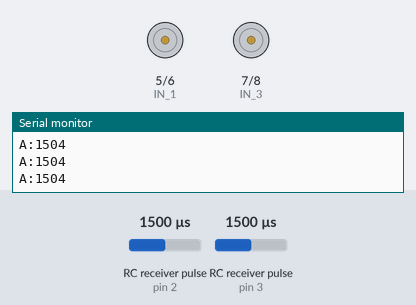
The sketch below on a simulated Arduino Nano, built with avr-gcc and run on an emulated ATmega328P. Shown: motor-driver pin pairs drawn as motors (green arrow = first pin HIGH = forward, orange = second pin HIGH = backward, longer = more drive, scaled by the enable pin), the last lines printed to the serial monitor. Wiring (inferred from the names in the program): 2 × RC receiver channel: data pin 2 / data pin 3. The test bench sets the inputs (shaded band); at power-on: RC receiver pulse (sensors on pin 3, pin 2) 1500 µs.

Above: at 1.2 s.
1.3 s: RC receiver pulse (sensor on pin 3) set to 1405 µs
2.8 s: RC receiver pulse (sensor on pin 3) set to 1395 µs
At 4.08 s:
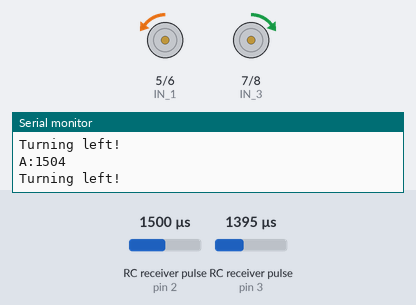
5.8 s: RC receiver pulse (sensor on pin 2) set to 1020 µs
At 6.94 s:
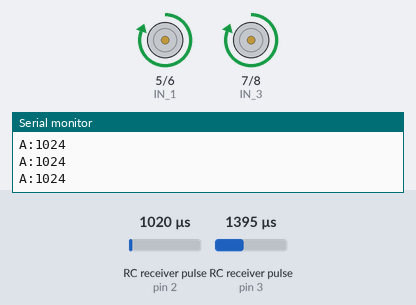
8.4 s: RC receiver pulse (sensor on pin 2) set to 1065 µs
11.4 s: RC receiver pulse (sensor on pin 2) set to 1348 µs
14.4 s: RC receiver pulse (sensor on pin 2) set to 1364 µs
At 19.68 s:
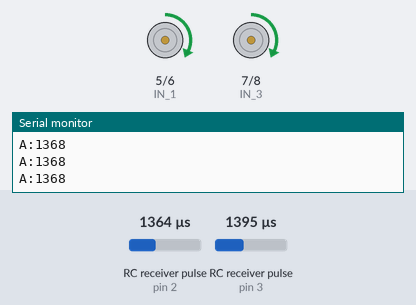
Timing chart, 0 to 27.4 s (numbered marks = the images above; inputs shaded):
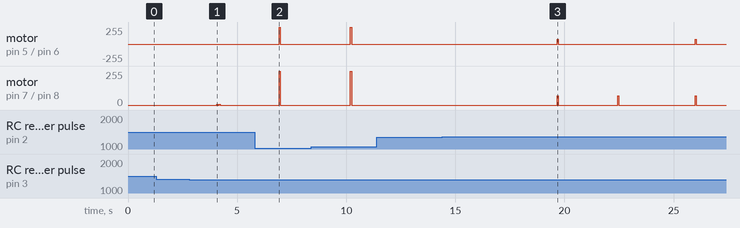

Measured:
- the behaviour switches between 1396 and 1395 µs on RC receiver pulse (sensor on pin 3) (found by bisection; images 0 and 1)
- the behaviour switches between 1363 and 1364 µs on RC receiver pulse (sensor on pin 2) (found by bisection; images 2 and 3)
- after the input at 2.8 s, motor on pin 5 (IN_1) / pin 6 (IN_2): alternates backward 4/255 for 0.05 s and stopped for 0.05 s, 4 changes in all, then stays stopped, starting after 1.3 s; motor on pin 7 (IN_3) / pin 8 (IN_4): alternates forward 4/255 for 0.05 s and stopped for 0.05 s, 4 changes in all, then stays stopped, starting after 1.3 s

The sketch:

BattleBotBrainV3Advanced.ino
```cpp
/*------------------------------------------------------------------------------
Description
------------------------------------------------------------------------------*/

/*
 * Advanced battle bot control system.
 * Features turn-while-moving as well as turn-in-place.
 * Interrupt based pwm control.
 */

/*
 * Hardware requirements:
 * Arduino Nano (change pins for other layouts)
 *   - Must have 2+ interrupt pins
 */

/* TODO list:
 * Convert to Pro Micro
 * Merge claw code
 */

/*------------------------------------------------------------------------------
Config
------------------------------------------------------------------------------*/

// Serial debug
#define debug_baud 115200

// Claw weaponry


// Forward-Backward steering
#define THROTTLE_SIGNAL_IN_A 0      // INTERRUPT 0 = DIGITAL PIN 2 - use the interrupt number in attachInterrupt
#define THROTTLE_SIGNAL_IN_A_PIN 2  // INTERRUPT 0 = DIGITAL PIN 11 - use the PIN number in digitalRead
#define NEUTRAL_THROTTLE_A 1488     // this is the duration in microseconds of neutral throttle on an electric RC Car
#define maxForward 1230
#define maxBack 1750

// Left-Right steering
#define THROTTLE_SIGNAL_IN_B 1      // INTERRUPT 1 = DIGITAL PIN 3 - use the interrupt number in attachInterrupt
#define THROTTLE_SIGNAL_IN_B_PIN 3  // INTERRUPT 1 = DIGITAL PIN 3 - use the PIN number in digitalRead
#define NEUTRAL_THROTTLE_B 1496     // This value may require changing the DX4e (Reading 1420 as neutral
#define maxLeft 1068
#define maxRight 1930

// HBridge
#define pinPWM_A 9  // HBridge EN_A
#define pinPWM_B 10     // HBrigde EN_B
#define IN_1 5    // HBridge IN_1
#define IN_2 6    // HBridge IN_2
#define IN_3 7    // HBridge IN_3
#define IN_4 8    // HBridge IN_4

/*------------------------------------------------------------------------------
Schematics
------------------------------------------------------------------------------*/

/*
                                         Claw side motors connect to
                                         middle HBridge
       ________________________
    || |Servo           Servo | ||
    ||C|1                    2|3||         HBridge fronts defined as side
    || |                      | ||         with heatsink (HH)
       |        ____          |
       |  2 red |HH| red 1    |           <- Middle HBridge, HBridge1
       |  white |__| white    |
       |                      |            Red cables -> Backwards movement
       |                      |            White cables -> Forward movement
       |        ____          |
    || |  white |  | red 3    | ||
    ||C|4 4 red |HH| white   3|3||        <- Outer HBridge, HBridge2
    || |        ----          | ||
       ------------------------            Motors are connected to their
                                         closest HBridge connector
                                         Note cable inversion on bottom left
*/


/*------------------------------------------------------------------------------
Definitions
------------------------------------------------------------------------------*/

// Forward-Backward steering
volatile int nThrottleInA = NEUTRAL_THROTTLE_A; // volatile, we set this in the Interrupt and read it in loop so it must be declared volatile
volatile unsigned long ulStartPeriodA = 0;  // set in the interrupt
volatile boolean bNewThrottleSignalA = false; // set in the interrupt and read in the loop

// Left-Right steering
volatile int nThrottleInB = NEUTRAL_THROTTLE_B; // volatile, we set this in the Interrupt and read it in loop so it must be declared volatile
volatile unsigned long ulStartPeriodB = 0;  // set in the interrupt
volatile boolean bNewThrottleSignalB = false; // set in the interrupt and read in the loop

// Flags
bool forward, backward, left, right;

// Wheel variables
float throttlePercent;
float steerPercent;                     // How much left or right robot should go


void setup() {
    // tell the Arduino we want the function calcInput to be called whenever INT0 (digital pin 2)
    // changes from HIGH to LOW or LOW to HIGH
    // catching these changes will allow us to calculate how long the input pulse is
    attachInterrupt(digitalPinToInterrupt(THROTTLE_SIGNAL_IN_A_PIN),calcInputA,CHANGE);

    delay(10); // allows for Interrupts and I can afford to wait 100th of second to process interrupts

    // tell the Arduino we want the function calcInput to be called whenever INT0 (digital pin 3)
    // changes from HIGH to LOW or LOW to HIGH
    // catching these changes will allow us to calculate how long the input pulse is
    attachInterrupt(digitalPinToInterrupt(THROTTLE_SIGNAL_IN_B_PIN),calcInputB,CHANGE);

    // Steering
    pinMode(IN_1,OUTPUT);
    pinMode(IN_2,OUTPUT);
    pinMode(IN_3,OUTPUT);
    pinMode(IN_4,OUTPUT);
    pinMode(pinPWM_A,OUTPUT);
    pinMode(pinPWM_B,OUTPUT);
    forward, backward, left, right = false;

    // Debug
    Serial.begin(debug_baud);
    Serial.println("Setup complete");
}

void loop () {
    delay(50);
    handleThrottle();  // Handle new speed value
    handleTurn();      // Handle new turn value
    updateSpeeds();    // Write new values to engines
}

void handleThrottle() {
    if (bNewThrottleSignalA) {
        if (nThrottleInA > NEUTRAL_THROTTLE_A-50 && nThrottleInA < NEUTRAL_THROTTLE_A+50) {
            //NO FORWARD/BACKWARD
            throttlePercent = 0;
            forward = false;
            backward = false;
        }
        else if (nThrottleInA < NEUTRAL_THROTTLE_A){
            // Going Forward
            throttlePercent = (float)(NEUTRAL_THROTTLE_A-nThrottleInA-50)/(NEUTRAL_THROTTLE_A-maxForward);
            forward = true;
            backward = false;
        } else {
            // Going Backward
            throttlePercent = (float)(NEUTRAL_THROTTLE_A-nThrottleInA+50)/(NEUTRAL_THROTTLE_A-maxBack);
            backward = true;
            forward = false;
        }
    // Check that no values are out of valid range
    throttlePercent = min(throttlePercent, 1.0);
    throttlePercent = max(throttlePercent, 0.0);
    bNewThrottleSignalA = false;
    }
}

void handleTurn() {
    if (bNewThrottleSignalB) {
            // Check that no values are out of valid range
            steerPercent = min(steerPercent, 1.0);
            steerPercent= max(steerPercent, 0.0);
        if (nThrottleInB > NEUTRAL_THROTTLE_B-100 && nThrottleInB < NEUTRAL_THROTTLE_B+100) {
            // NO LEFT OR RIGHT
            steerPercent = 0;
            left = false;
            right = false;
        } else if (nThrottleInB < NEUTRAL_THROTTLE_B) {
            // Going left
            steerPercent = (float)(NEUTRAL_THROTTLE_B-nThrottleInB-100)/(NEUTRAL_THROTTLE_B-maxLeft);
            left = true;
            right = false;
        } else {
            //Going Right
            steerPercent =(float)(NEUTRAL_THROTTLE_B-nThrottleInB+100)/(NEUTRAL_THROTTLE_B-maxRight) ;
            right = true;
            left = false;
            }
        bNewThrottleSignalB = false;
      }
}

void updateSpeeds() {
    // Stand in place (and turn)
    if (!(forward || backward)) {
        // Do nothing
        if (!(left || right)) {
            setHBridge(LOW, LOW, LOW, LOW, 0, 0);
        }
        // Turn right
        else if (right) {
            Serial.println("Turning right!");
            setHBridge(HIGH, LOW, LOW, HIGH, 255*steerPercent, 255*steerPercent);
        }
        // Turn left
        else if (left){
            Serial.println("Turning left!");
            setHBridge(LOW, HIGH, HIGH, LOW,255*steerPercent, 255*steerPercent);
        }
    }
    // Move forward
    else if (forward) {
        // Straight
        if (!(left || right)) {
            setHBridge(HIGH, LOW, HIGH, LOW, 255*throttlePercent,255*throttlePercent);
            //Serial.println(255*throttlePercent);
        }
        // Right
        else if (right) {
            if (throttlePercent < 45) {
                setHBridge(HIGH, LOW, LOW, HIGH, 255*steerPercent, 255*steerPercent);
            } else {
                setHBridge(HIGH, LOW, HIGH, LOW, 255*throttlePercent, 255*throttlePercent*(1-steerPercent));
            }
        }
        // Left
        else if (left) {
            if (throttlePercent < 45) {
                setHBridge(LOW, HIGH, HIGH, LOW,255*steerPercent, 255*steerPercent);
            } else {
                setHBridge(HIGH, LOW, HIGH, LOW, 255*throttlePercent*(1-steerPercent), 255*throttlePercent);

            }
        }
    }
    // Move backward
    else {
        // Straight
        if (!(left || right)) {
            //Serial.println(255*throttlePercent);
            setHBridge(LOW, HIGH, LOW, HIGH, 255*throttlePercent, 255*throttlePercent);
        }
        // Right
        else if (right) {
            if (throttlePercent < 45) {
                setHBridge(HIGH, LOW, LOW, HIGH,255*steerPercent, 255*steerPercent);
            } else {
                setHBridge(LOW, HIGH, LOW, HIGH, 255*throttlePercent, 255*throttlePercent*(1-steerPercent));
            }
        }
        // Left
        else if (left) {
            if (throttlePercent < 45) {
                setHBridge(LOW, HIGH, HIGH, LOW,255*steerPercent, 255*steerPercent);
            } else {
                setHBridge(LOW, HIGH, LOW, HIGH, 255*throttlePercent*(1-steerPercent), 255*throttlePercent);
            }
        }
    }
}

void calcInputA() {
    if(digitalRead(THROTTLE_SIGNAL_IN_A_PIN) == HIGH){
        ulStartPeriodA = micros();
    }
    else {
        if(ulStartPeriodA && (bNewThrottleSignalA == false)){
            nThrottleInA = (int)(micros() - ulStartPeriodA);
            ulStartPeriodA = 0;
            bNewThrottleSignalA = true;
            Serial.print("A:");
            Serial.println(nThrottleInA);
        }
    }
}

void calcInputB() {
    if(digitalRead(THROTTLE_SIGNAL_IN_B_PIN) == HIGH){
        ulStartPeriodB = micros();
    }
    else {
        if(ulStartPeriodB && (bNewThrottleSignalB == false)){
             nThrottleInB = (int)(micros() - ulStartPeriodB);
            ulStartPeriodB = 0;
            bNewThrottleSignalB = true;
            //Serial.print("B:");
            //Serial.println(nThrottleInB);
        }
    }
}

void setHBridge(uint8_t one, uint8_t two, uint8_t three, uint8_t four, uint8_t A, uint8_t B) {
    digitalWrite(IN_1, one);
    digitalWrite(IN_2, two);
    digitalWrite(IN_3, three);
    digitalWrite(IN_4, four);
    analogWrite(pinPWM_A, A);
    analogWrite(pinPWM_B, B);
}
```
